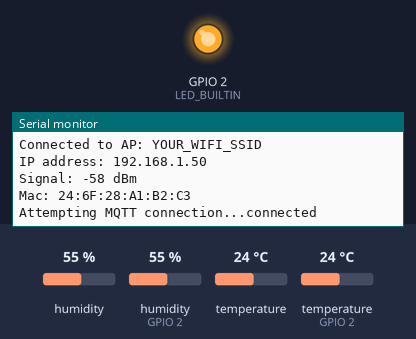
A program run on a simulated ESP8266 (Wemos D1 mini). On the bench: output pins drawn as LEDs (lit = HIGH, except the on-board LED, lit = LOW), the last lines printed to the serial monitor. Inputs (shaded band) come from the test bench; at power-on: humidity 55 %, humidity (sensor on GPIO 2) 55 %, temperature 24 °C, temperature (sensor on GPIO 2) 24 °C. WiFi joins after 1.5 s; servers stay silent unless stated; no MQTT or app messages arrive unless stated; pins used as bus, display or sensor lines are not drawn.

Above: at 3.3 s.
3.4 s: humidity (sensor 0) set to 22 %
At 9.0 s:
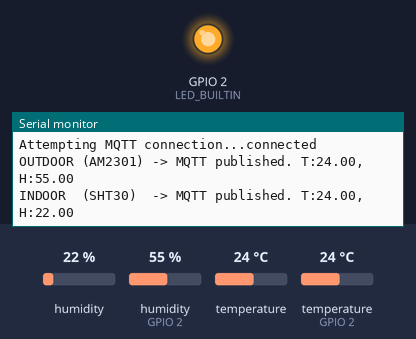
12.4 s: humidity (sensor on GPIO 2) set to 22 %
At 15.4 s:
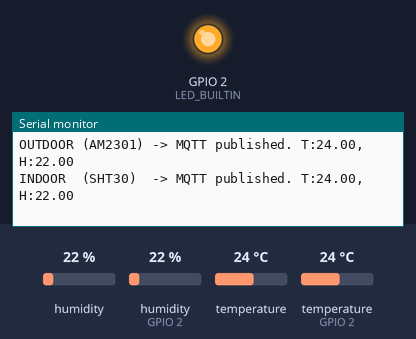
21.4 s: temperature (sensor 0) set to 12 °C
At 26.9 s:
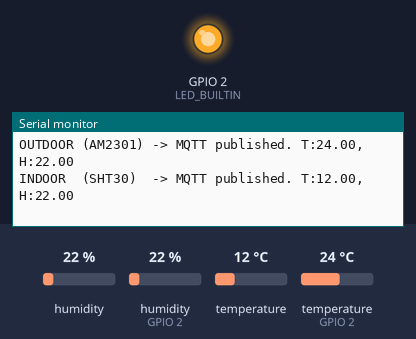
30.4 s: temperature (sensor on GPIO 2) set to 12 °C
At 33.3 s:
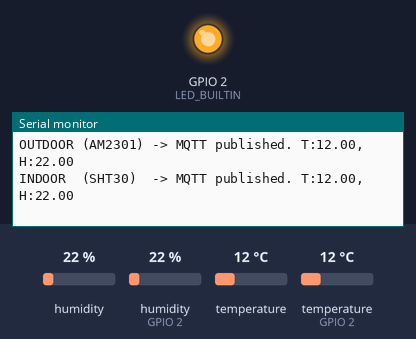
39.4 s: humidity (sensor 0) set to 40 %
At 44.9 s:
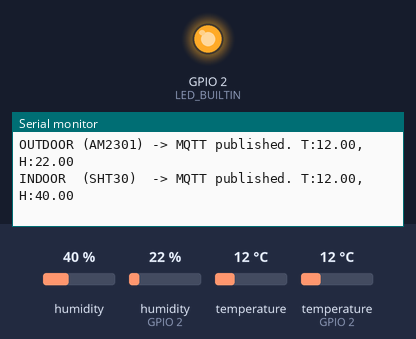
48.4 s: humidity (sensor on GPIO 2) set to 40 %
At 51.3 s:
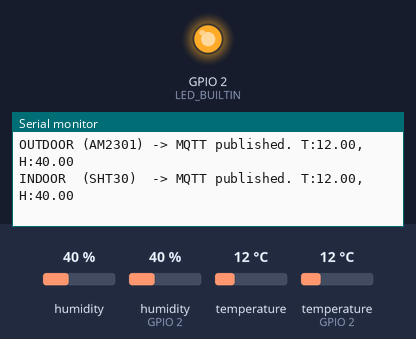
Timing chart, 0 to 52.8 s (numbered marks = the images above; inputs shaded):
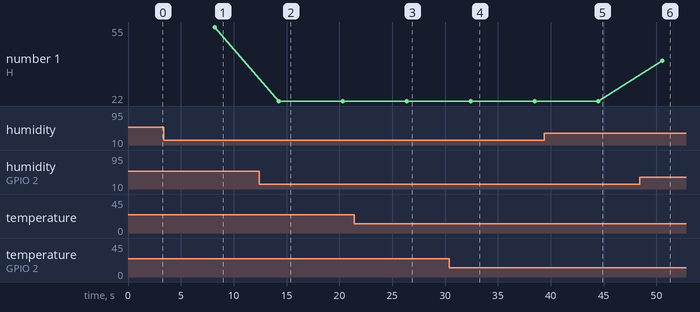

Measured:
- after the input at 3.4 s, the serial monitor: prints a new line after 4.8 s (image 1)
- after the input at 12.4 s, the serial monitor: prints a new line after 1.9 s (image 2)
- after the input at 21.4 s, the serial monitor: prints a new line after 5.0 s (image 3)
- after the input at 30.4 s, the serial monitor: prints a new line after 2.0 s (image 4)
- after the input at 39.4 s, the serial monitor: prints a new line after 5.1 s (image 5)
- after the input at 48.4 s, the serial monitor: prints a new line after 2.2 s (image 6)

The program:

main.cpp
```cpp
#include <Arduino.h>
#include <Wire.h>
#include "DHT.h" /* DHT sensor library */
#include <Adafruit_SHT31.h> /* SHT31 - Adafruit SHT31 Library */
#include <ESP8266WiFi.h> /* WiFi lib for ESP8266 */
#include <PubSubClient.h> /* MQTT client */
#include <ArduinoJson.h> /* JSON lib */

/*
 * Platformio IDE CFG:
 * HW Board: LOLIN D1 mini v3.1.0 (ESP-8266)
 * Boards: "WeMos D1 R2 and mini"
 *
 * Outdoor Sensor: AM2301 (DHT21 compatible)
 * Indoor Sensor: SHT31 (I2C)
 */

// --------------------------------------------------------------------------
// CONSTANTS / CONFIGURATION
// --------------------------------------------------------------------------

/* Serial connection configuration: */
#define SERIAL_BAUD_RATE 115200 /* Serial connection speed [bits/sec] */
#define SERIAL_INIT_DELAY 100 /* Initial connection delay [ms] */

/* Outdoor sensor (AM2301) pin definition - D4 is GPIO2 */
#define DHTPIN 2 /* GPIO2 (D4 on ESP-8266 Wemos D1 Mini) connected to AM2301 data pin */
#define DHTTYPE DHT21 /* DHT 21 (AM2301) sensor type */

/* Indoor SHT31 Sensor configuration: */
#define SHT30_ADDRESS 0x45 /* Therm/Hygrometer I2C address */

/* Main loop configuration */
#define LOOP_TIME 6000 /* Loop time in milliseconds */
#define BLINK_TIME 100 /* Blink duration for the on-board LED [ms] */
#define BLINK_ACTIVE 1 /* 1-Enable / 0-Disable blink activity */

/* MQTT broker (Mosquitto) on Raspberry Pi */
#define MQTT_SERVER "192.168.241.111" /* IP address Raspberry Pi (Mosquitto Broker) */
#define MQTT_PORT 1883
#define MQTT_CLIENT_ID "Lolin_D1_02" /* Unique ID for this senzor */
#define MQTT_TOPIC_OUT_TEMP "home/technicalRoom/outdoor/temperature"
#define MQTT_TOPIC_OUT_HUM "home/technicalRoom/outdoor/humidity"
#define MQTT_TOPIC_IN_TEMP "home/technicalRoom/indoor/temperature"
#define MQTT_TOPIC_IN_HUM "home/technicalRoom/indoor/humidity"

/* WiFi */
#define WIFI_ACTIVE 1 /* Enable/Disable WIFI conection */
/* WiFi disabled (0) - For debug purpose over serial cable connection.
 * WiFi enabled  (1) - Establish WiFi connection and MQTT connection.
 */
#if (WIFI_ACTIVE == 1)
#define WIFI_SSID "YOUR_WIFI_SSID"
#define WIFI_PASSWORD "YOUR_WIFI_PASSWORD"
#endif

// --------------------------------------------------------------------------
// MAIN DATA
// --------------------------------------------------------------------------

typedef enum {
  TOPIC_OUT = 0,
  TOPIC_IN = 1
} Topic_t;

/* Initialize DHT sensor */
DHT dht(DHTPIN, DHTTYPE);
/* Initialize SHT31 sensor */
Adafruit_SHT31 sht30 = Adafruit_SHT31();

#if (WIFI_ACTIVE == 1)
WiFiClient espClient; /* WiFi Client */
PubSubClient client(espClient); /* MQTT client is using WiFI client */
#endif

// --------------------------------------------------------------------------
// FUNCTION PROTOTYPES
// --------------------------------------------------------------------------

float RoundToDecimals(float, unsigned char);
#if (WIFI_ACTIVE == 1)
void WifiSetup();
void ReconnectMqtt();
void PublishData(float, float, Topic_t);
#endif

// --------------------------------------------------------------------------
// MAIN FUNCTIONS
// --------------------------------------------------------------------------

void setup() {
  /* On board LED setup: */
  pinMode(LED_BUILTIN, OUTPUT);

  /* Initialize serial communication */
  Serial.begin(SERIAL_BAUD_RATE);
  delay(SERIAL_INIT_DELAY); /* Delay to stabilize the connection */
  Serial.println("");
  Serial.println("Serial communication initialized.");
  Serial.println(F("--- AM2301 Sensor Test Start ---"));

  /* Start the DHT sensor */
  dht.begin();

  /* Start the indoor SHT30 sensor via I2C protocol */
  /* Default I2C address for SHT30 is 0x44 */
  if (!sht30.begin(SHT30_ADDRESS)) {
    Serial.println(F("Warning: SHT30 sensor not found!"));
  } else {
    Serial.println(F("SHT30 sensor initialized."));
  }

  #if (WIFI_ACTIVE == 1)
    WifiSetup();
    client.setServer(MQTT_SERVER, MQTT_PORT);
  #endif
}

void loop() {

  #if (WIFI_ACTIVE == 1)
    /* Check MQTT connection */
    if (!client.connected()) {
      /* Try to reconnect */
      ReconnectMqtt();
    }
    /* MQTT client processing of incoming/outgoing packets */
    client.loop();
  #endif /* WIFI_ACTIVE */

  if (BLINK_ACTIVE) {
    digitalWrite(LED_BUILTIN, LOW);
    delay(BLINK_TIME);
    digitalWrite(LED_BUILTIN, HIGH);
  }
  else {
    /* blink time must be stil used due to main loop duration */
    delay(BLINK_TIME);
  }

  /* Wait LOOP_TIME seconds between measurements (AM2301 has a slow sampling rate) */
  delay(LOOP_TIME - BLINK_TIME); /* Adjust main loop delay time for blink duration */

  /* Read outdoor data from AM2301 */
  /* Reading temperature or humidity takes about 250 milliseconds! */
  /* Sensor readings may also be up to 2 seconds 'old' */
  float outT = dht.readTemperature();
  float outH = dht.readHumidity();

  /* Read indoor data from SHT30 */
  float inT = sht30.readTemperature();
  float inH = sht30.readHumidity();

  /* Process and display Outdoor results */
  Serial.print(F("OUTDOOR (AM2301) -> "));
  if (isnan(outH) || isnan(outT)) {
    Serial.print(F("Read Error"));
  } else {
    #if (WIFI_ACTIVE == 1)
      /* Send MQTT data to MQTT broker */
      PublishData(outT, outH, TOPIC_OUT);
    #endif /* WIFI_ACTIVE */
  }

  /* Process and display Indoor results */
  Serial.print(F("INDOOR  (SHT30)  -> "));
  if (isnan(inT) || isnan(inH)) {
    Serial.println(F("Read Error"));
  } else {
    /* SHT30 provide more decimal places, we use only 2 (another decimals are only noise) */
    inT = RoundToDecimals(inT, 2);
    inH = RoundToDecimals(inH, 2);
    #if (WIFI_ACTIVE == 1)
      /* Send MQTT data to MQTT broker */
      PublishData(inT, inH, TOPIC_IN);
    #endif /* WIFI_ACTIVE */
  }
}


// --------------------------------------------------------------------------
// AUXILIARY FUNCTIONS
// --------------------------------------------------------------------------

/**
* @brief Rounds a float value to a specific number of decimal places.
* This is used to limit the precision of raw sensor data early in the process.
* @param value The float value to round.
* @param places The number of decimal places (e.g., 2).
* @return float The rounded value.
*/
float RoundToDecimals(float value, unsigned char places) {
  float multiplier = 1.0;
  for (unsigned char i = 0; i < places; i++) {
    multiplier *= 10.0;
  }
  return round(value * multiplier) / multiplier;
}

#if (WIFI_ACTIVE == 1)
// --------------------------------------------------------------------------
// WIFI/MQTT FUNCTIONS
// --------------------------------------------------------------------------

/**
 * @brief Handles connection to the local WiFi network.
 */
void WifiSetup() {
  delay(10);
  Serial.print("Connecting to ");
  Serial.println(WIFI_SSID);

  IPAddress local_IP(192, 168, 241, 121);
  IPAddress gateway(192, 168, 241, 1);
  IPAddress subnet(255, 255, 255, 0);
  IPAddress primaryDNS(192, 168, 241, 1);

  // Static IP address
  if (!WiFi.config(local_IP, gateway, subnet, primaryDNS)) {
    Serial.println("Static IP configuration failed!");
  }

  WiFi.mode(WIFI_STA); /* LOLIN ESP8266 as client */
  WiFi.begin(WIFI_SSID, WIFI_PASSWORD);

  while (WiFi.status() != WL_CONNECTED) {
    // TODO add retries
    delay(500);
    Serial.print(".");
    digitalWrite(LED_BUILTIN, LOW);
    delay(500);
    digitalWrite(LED_BUILTIN, HIGH);
  }

  Serial.println("");
  Serial.println("WiFi connected");
  Serial.print("Connected to AP: ");
  Serial.println(WIFI_SSID);
  Serial.print("IP address: ");
  Serial.println(WiFi.localIP());
  Serial.print("Signal: ");
  Serial.print(WiFi.RSSI());
  Serial.println(" dBm");
  Serial.print("Mac: ");
  Serial.println(WiFi.macAddress());
  Serial.println("");
}

/**
 * @brief Attempts to reconnect to the MQTT broker if the connection is lost.
 */
void ReconnectMqtt() {
  /* Loop until we're reconnected */
  while (!client.connected()) {
    Serial.print("Attempting MQTT connection...");

    /* Attempt to connect */
    if (client.connect(MQTT_CLIENT_ID, "username_optional", "password_optional")) {
      Serial.println("connected");
    } else {
      Serial.print("failed, rc=");
      Serial.print(client.state());
      Serial.println(" try again in 5 seconds");
      // Wait 5 seconds before retrying
      delay(5000);
    }
  }
}

/**
 * @brief Publishes the measured data to the MQTT broker as JSON.
 * @param tmpr Temperature value.
 * @param hum Humidity value.
 * @param topic The MQTT topic to publish to.
 */
void PublishData(float tmpr, float hum, Topic_t topic) {

  /* HowTo check on MQTT msg on RPi:
   * ssh cmd: mosquitto_sub -h localhost -t "home/#" -v
   */

  if (!client.connected()) {
    /* Publish only in case of available client connection */
    return;
  }

  /* Create JSON doc with dynamic alocation (max. 100 Bytes) */
  StaticJsonDocument<100> doc;

  doc["value"] = tmpr;
  doc["unit"] = "C";

  /* Serialize JSON na string */
  char jsonBuffer[100];
  serializeJson(doc, jsonBuffer);

  /* Send to MQTT */
  if (topic == TOPIC_IN) {
    client.publish(MQTT_TOPIC_IN_TEMP, jsonBuffer);
  } else {
    client.publish(MQTT_TOPIC_OUT_TEMP, jsonBuffer);
  }

  doc.clear();

  doc["value"] = hum;
  doc["unit"] = "%";
  serializeJson(doc, jsonBuffer);

  if (topic == TOPIC_IN) {
    client.publish(MQTT_TOPIC_IN_HUM, jsonBuffer);
  } else {
    client.publish(MQTT_TOPIC_OUT_HUM, jsonBuffer);
  }

  Serial.print("MQTT published. T:");
  Serial.print(tmpr);
  Serial.print(", H:");
  Serial.println(hum);
}
#endif /* WIFI_ACTIVE */
```
